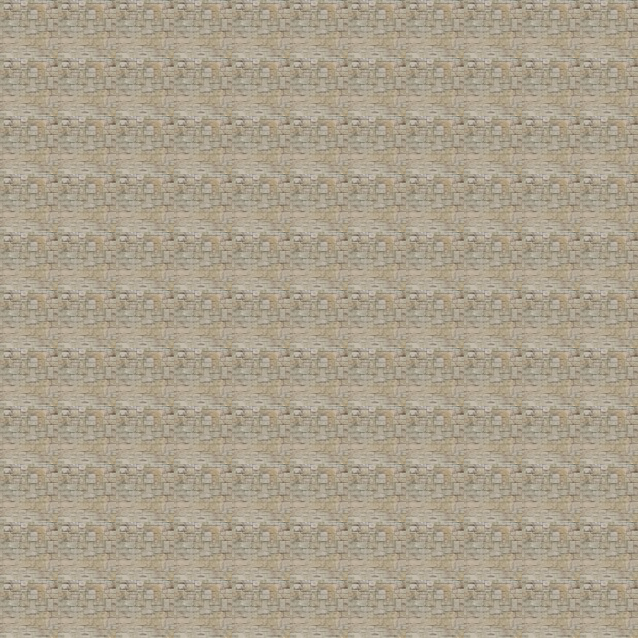

A 2D game scene composited from a Tiled map and its tileset images. What follows is a short description and the map's XML, with each tile layer's data collapsed to a summary:
An orthogonal 11x11 tile map with 58x58 px tiles, 1 tile layer (Tile Layer 1).

<map version="1.0" orientation="orthogonal" width="11" height="11" tilewidth="58" tileheight="58">
 <tileset firstgid="1" name="stones" tilewidth="58" tileheight="58">
  <image source="stone.jpg" width="64" height="64" />
 </tileset>
 <layer name="Tile Layer 1" width="11" height="11">
  <data>[121 cells, 121 non-empty, 1 distinct tile ids]</data>
 </layer>
</map>
